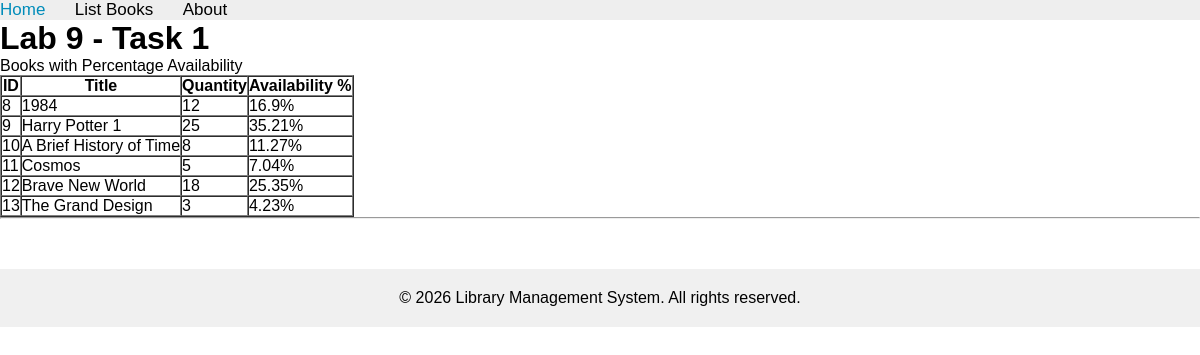
The page /books/lab9/task1 on the database as committed earlier.
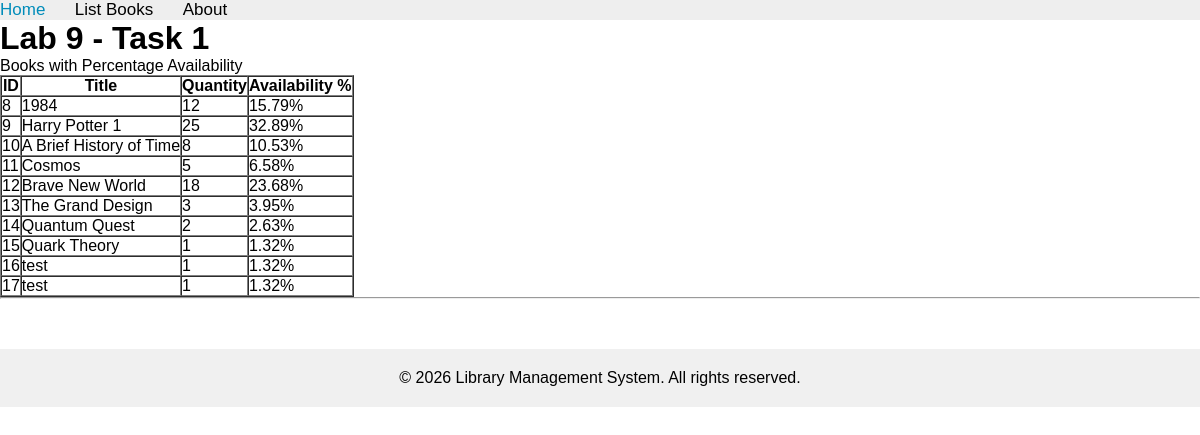
The same page on the database as committed later.
### apps/bookmodule/models.py (models this page shows, shortened)
class Book(models.Model):
    title = models.CharField(max_length=100)
    price = models.FloatField(default=0.0)
    quantity = models.IntegerField(default=1)
    pubdate = models.DateTimeField()
    rating = models.SmallIntegerField(default=1)
    publisher = models.ForeignKey(Publisher, null=True, blank=True, on_delete=models.SET_NULL, related_name='books')
    authors = models.ManyToManyField(Author, related_name='books')
    author = models.CharField(max_length=50, default='Unknown')
    edition = models.SmallIntegerField(default=1)
    @property
    def availability_percentage(self):
        total = Book.objects.aggregate(models.Sum('quantity'))['quantity__sum'] or 0
        if total == 0:
            return 0
        return round((self.quantity / total) * 100, 2)

### apps/bookmodule/views.py (the view)
# urls.py: path('lab9/task1', views.lab9_task1, name="books.lab9_task1"),
def lab9_task1(request):
    books = Book.objects.all()
    return render(request, 'bookmodule/lab9_task1.html', {'books': books})

### apps/templates/bookmodule/lab9_task1.html (shortened to what this page needs)
{% extends "layouts/base.html" %}
{% block content %}
<h1>Lab 9 - Task 1</h1>
<p>Books with Percentage Availability</p>
{% if books %}
    <table border="1" cellpadding="8" cellspacing="0">
        <tr>
            <th>ID</th>
            <th>Title</th>
            <th>Quantity</th>
            <th>Availability %</th>
        </tr>
        {% for book in books %}
            <tr>
                <td>{{ book.id }}</td>
                <td>{{ book.title }}</td>
                <td>{{ book.quantity }}</td>
                <td>{{ book.availability_percentage }}%</td>
            </tr>
        {% endfor %}
    </table>
{% else %}
    <p>No books found.</p>
{% endif %}
{% endblock content %}

Rows that differ between the two databases and show on the page:
changed Book id 8: availability_percentage "16.9" → "15.79"
computed for Book "Harry Potter 1": availability_percentage "35.21" → "32.89"
computed for Book "A Brief History of Time": availability_percentage "11.27" → "10.53"
computed for Book "Cosmos": availability_percentage "7.04" → "6.58"
computed for Book "Brave New World": availability_percentage "25.35" → "23.68"
computed for Book "The Grand Design": availability_percentage "4.23" → "3.95"
added Book: id "14", title "Quantum Quest", quantity "2", availability_percentage "2.63"
added Book: id "15", title "Quark Theory", quantity "1", availability_percentage "1.32"
added Book: id "16", title "test", quantity "1", availability_percentage "1.32"
added Book: id "17", title "test", quantity "1", availability_percentage "1.32"
